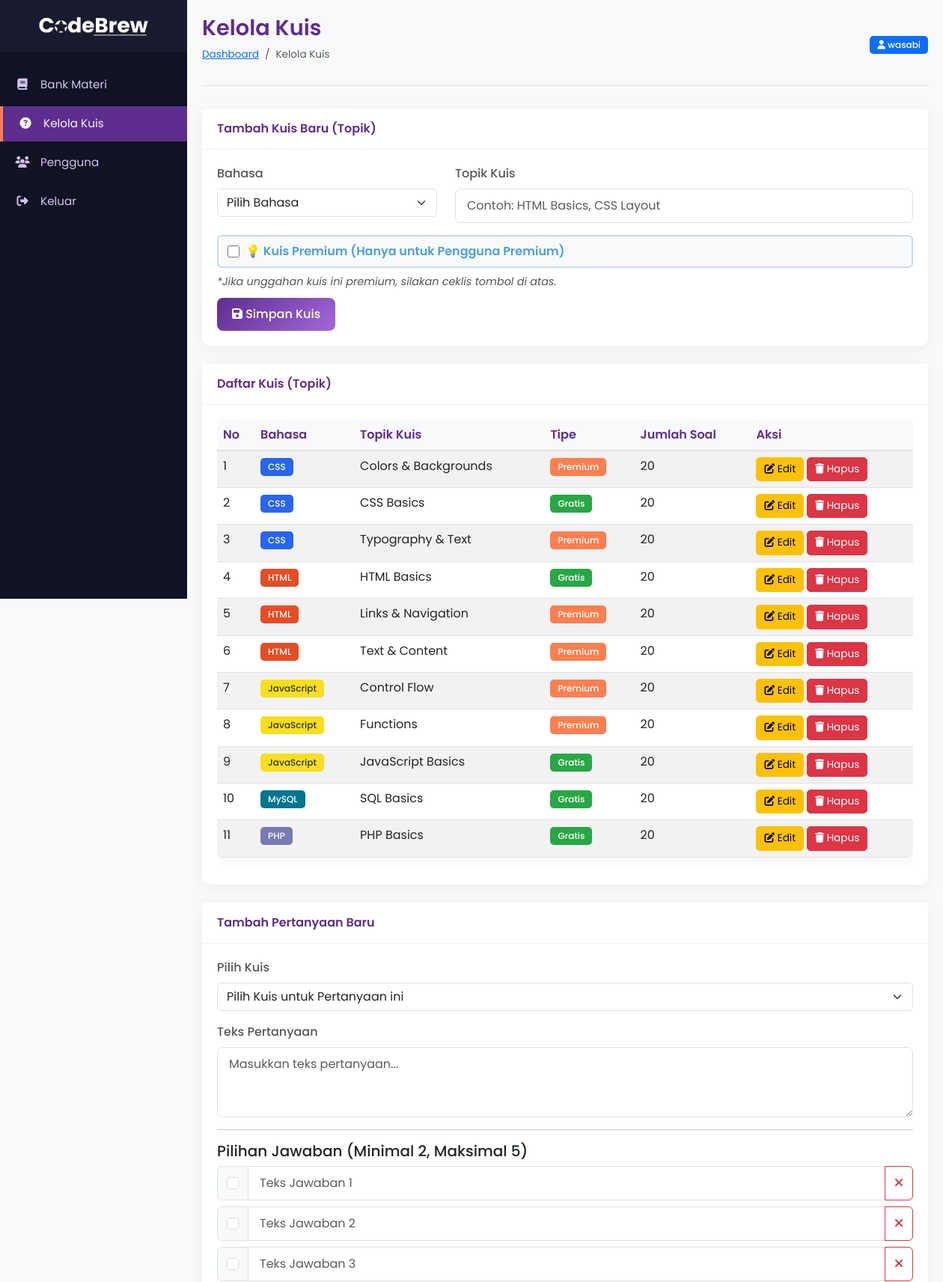
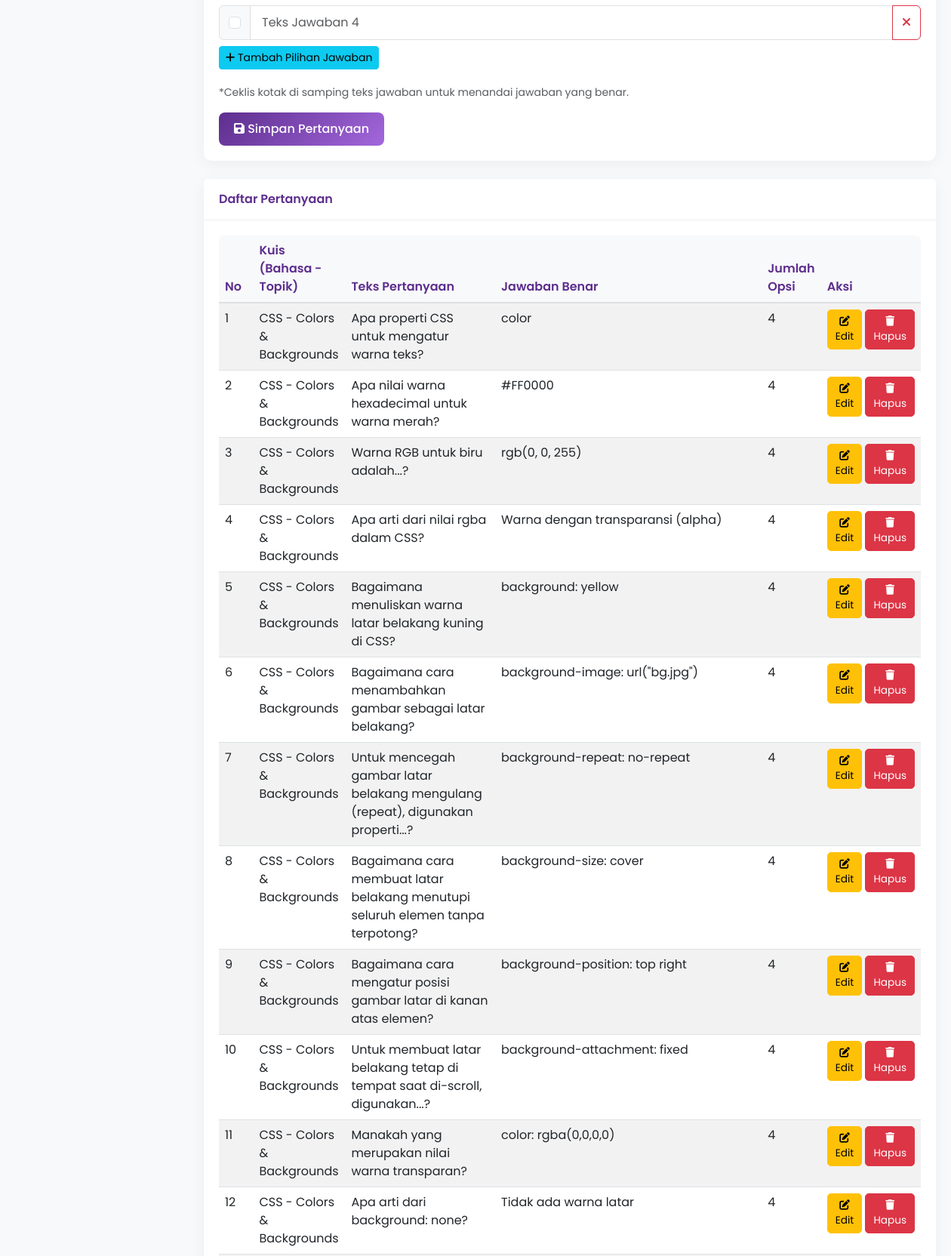
/admin/manage_quiz.php (signed in, upper part), run on the app's committed database (2 pictures, top to bottom).
### tables this page shows
CREATE TABLE `quizzes` (
  `quiz_id` int(11) NOT NULL,
  `language` varchar(50) NOT NULL,
  `topic` varchar(255) NOT NULL,
  `is_premium` tinyint(1) DEFAULT 0,
  `admin_id` int(11) DEFAULT NULL,
  `created_at` datetime DEFAULT current_timestamp(),
  `updated_at` datetime DEFAULT current_timestamp() ON UPDATE current_timestamp(),
  `total_questions` int(11) DEFAULT 0
);

CREATE TABLE `questions` (
  `question_id` int(11) NOT NULL,
  `quiz_id` int(11) NOT NULL,
  `question_text` text NOT NULL,
  `question_type` varchar(50) DEFAULT 'multiple_choice',
  `admin_id` int(11) DEFAULT NULL,
  `created_at` datetime DEFAULT current_timestamp(),
  `updated_at` datetime DEFAULT current_timestamp() ON UPDATE current_timestamp()
);

### admin/manage_quiz.php (the view, shortened to what the rows shown need)
<?php
include_once '../connection.php';
$quizzes_data = [];
$quizResult = $conn->query("SELECT quiz_id, language, topic, is_premium, total_questions FROM quizzes ORDER BY language, topic");
if ($quizResult) {
    while ($row = $quizResult->fetch_assoc()) {
        $quizzes_data[] = $row;
    }
}
$questions_data = [];
$questionResult = $conn->query("
    SELECT
        q.question_id,
        q.question_text,
        qz.language,
        qz.topic,
        GROUP_CONCAT(CASE WHEN a.is_correct = 1 THEN a.answer_text ELSE NULL END SEPARATOR ' || ') AS correct_answers_text,
        COUNT(a.answer_id) AS total_answers
    FROM questions q
    JOIN quizzes qz ON q.quiz_id = qz.quiz_id
    LEFT JOIN answers a ON q.question_id = a.question_id
    GROUP BY q.question_id
    ORDER BY qz.language, qz.topic, q.question_id
");
if ($questionResult) {
    while ($row = $questionResult->fetch_assoc()) {
        $questions_data[] = $row;
    }
}
?>
<!DOCTYPE html>
<html lang="id">
<head>
    <link rel="stylesheet" href="https://cdnjs.cloudflare.com/ajax/libs/font-awesome/6.4.0/css/all.min.css">
    <link href="https://cdn.jsdelivr.net/npm/bootstrap@5.3.0-alpha1/dist/css/bootstrap.min.css" rel="stylesheet">
</head>
<body>
    <div class="main-content">
        <div class="content-header">
            <div class="d-flex justify-content-between align-items-center">
                <div>
                    <h1>Kelola Kuis</h1>
                </div>
            </div>
        </div>
        <div class="card mb-4">
            <div class="card-body">
                <?php if (!empty($quizzes_data)): ?>
                    <div class="table-responsive">
                        <table class="table table-striped table-hover">
                            <thead>
                                <tr>
                                    <th>No</th>
                                    <th>Bahasa</th>
                                    <th>Topik Kuis</th>
                                    <th>Tipe</th>
                                    <th>Jumlah Soal</th>
                                    <th>Aksi</th>
                                </tr>
                            </thead>
                            <tbody>
                                <?php
                                $no = 1;
                                foreach ($quizzes_data as $quiz_row):
                                    $badgeClass = 'badge-';
                                    switch ($quiz_row['language']) {
                                        case 'HTML':
                                            $badgeClass .= 'html';
                                            break;
                                        case 'CSS':
                                            $badgeClass .= 'css';
                                            break;
                                        case 'JavaScript':
                                            $badgeClass .= 'javascript';
                                            break;
                                        case 'PHP':
                                            $badgeClass .= 'php';
                                            break;
                                        case 'MySQL':
                                            $badgeClass .= 'mysql';
                                            break;
                                    }
                                ?>
                                    <tr>
                                        <td><?php echo $no++; ?></td>
                                        <td><span class="badge <?php echo $badgeClass; ?>"><?php echo htmlspecialchars($quiz_row['language']); ?></span></td>
                                        <td><?php echo htmlspecialchars($quiz_row['topic']); ?></td>
                                        <td>
                                            <span class="badge <?php echo ($quiz_row['is_premium'] ? 'badge-premium' : 'badge-free'); ?>">
                                                <?php echo ($quiz_row['is_premium'] ? 'Premium' : 'Gratis'); ?>
                                            </span>
                                        </td>
                                        <td><?php echo htmlspecialchars($quiz_row['total_questions']); ?></td>
                                        <td>
                                            <div class="d-flex gap-1">
                                                <a href="manage_quiz.php?edit_quiz=<?php echo $quiz_row['quiz_id']; ?>" class="btn btn-sm btn-warning table-action-btn">
                                                    <i class="fas fa-edit"></i> Edit
                                                </a>
                                                <button type="button" onclick="confirmDeleteQuiz(<?php echo $quiz_row['quiz_id']; ?>)" class="btn btn-sm btn-danger table-action-btn">
                                                    <i class="fas fa-trash"></i> Hapus
                                                </button>
                                            </div>
                                        </td>
                                    </tr>
                                <?php endforeach; ?>
                            </tbody>
                        </table>
                    </div>
                <?php else: ?>
                    <div class="alert alert-info mb-0">
                        <i class="fas fa-info-circle"></i> Belum ada kuis yang ditambahkan.
                    </div>
                <?php endif; ?>
            </div>
        </div>
        <div class="card mb-4">
            <div class="card-body">
                <?php if (!empty($questions_data)): ?>
                    <div class="table-responsive">
                        <table class="table table-striped table-hover">
                            <thead>
                                <tr>
                                    <th>No</th>
                                    <th>Kuis (Bahasa - Topik)</th>
                                    <th>Teks Pertanyaan</th>
                                    <th>Jawaban Benar</th>
                                    <th>Jumlah Opsi</th>
                                    <th>Aksi</th>
                                </tr>
                            </thead>
                            <tbody>
                                <?php
                                $no = 1;
                                foreach ($questions_data as $q_row):
                                ?>
                                    <tr>
                                        <td><?php echo $no++; ?></td>
                                        <td><?php echo htmlspecialchars($q_row['language'] . ' - ' . $q_row['topic']); ?></td>
                                        <td><?php echo htmlspecialchars($q_row['question_text']); ?></td>
                                        <td><?php echo htmlspecialchars($q_row['correct_answers_text'] ?: 'N/A'); ?></td>
                                        <td><?php echo htmlspecialchars($q_row['total_answers']); ?></td>
                                        <td>
                                            <div class="d-flex gap-1">
                                                <a href="manage_quiz.php?edit_question=<?php echo $q_row['question_id']; ?>" class="btn btn-sm btn-warning table-action-btn">
                                                    <i class="fas fa-edit"></i> Edit
                                                </a>
                                                <button type="button" onclick="confirmDeleteQuestion(<?php echo $q_row['question_id']; ?>)" class="btn btn-sm btn-danger table-action-btn">
                                                    <i class="fas fa-trash"></i> Hapus
                                                </button>
                                            </div>
                                        </td>
                                    </tr>
                                <?php endforeach; ?>
                            </tbody>
                        </table>
                    </div>
                <?php else: ?>
                    <div class="alert alert-info mb-0">
                        <i class="fas fa-info-circle"></i> Belum ada pertanyaan yang ditambahkan.
                    </div>
                <?php endif; ?>
            </div>
        </div>
    </div>
</body>
</html>

### data on the page
quizzes: language "CSS", topic "Colors & Backgrounds", is_premium "Premium", total_questions "20"
quizzes: language "CSS", topic "CSS Basics", is_premium "Gratis", total_questions "20"
quizzes: language "CSS", topic "Typography & Text", is_premium "Premium", total_questions "20"
quizzes: language "HTML", topic "HTML Basics", is_premium "Gratis", total_questions "20"
quizzes: language "HTML", topic "Links & Navigation", is_premium "Premium", total_questions "20"
quizzes: language "HTML", topic "Text & Content", is_premium "Premium", total_questions "20"
quizzes: language "JavaScript", topic "Control Flow", is_premium "Premium", total_questions "20"
quizzes: language "JavaScript", topic "Functions", is_premium "Premium", total_questions "20"
quizzes: language "JavaScript", topic "JavaScript Basics", is_premium "Gratis", total_questions "20"
quizzes: language "MySQL", topic "SQL Basics", is_premium "Gratis", total_questions "20"
quizzes: language "PHP", topic "PHP Basics", is_premium "Gratis", total_questions "20"
questions: quiz.topic "CSS - Colors & Backgrounds", question_text "Apa properti CSS untuk mengatur warna teks?", correct_answers_text "color", total_answers "4"
questions: quiz.topic "CSS - Colors & Backgrounds", question_text "Apa nilai warna hexadecimal untuk warna merah?", correct_answers_text "#FF0000", total_answers "4"
questions: quiz.topic "CSS - Colors & Backgrounds", question_text "Warna RGB untuk biru adalah...?", correct_answers_text "rgb(0, 0, 255)", total_answers "4"
questions: quiz.topic "CSS - Colors & Backgrounds", question_text "Apa arti dari nilai rgba dalam CSS?", correct_answers_text "Warna dengan transparansi (alpha)", total_answers "4"
questions: quiz.topic "CSS - Colors & Backgrounds", question_text "Bagaimana menuliskan warna latar belakang kuning di CSS?", correct_answers_text "background: yellow", total_answers "4"
questions: quiz.topic "CSS - Colors & Backgrounds", question_text "Bagaimana cara menambahkan gambar sebagai latar belakang?", correct_answers_text "background-image: url(\"bg.jpg\")", total_answers "4"
questions: quiz.topic "CSS - Colors & Backgrounds", question_text "Untuk mencegah gambar latar belakang mengulang (repeat), digunakan properti...?", correct_answers_text "background-repeat: no-repeat", total_answers "4"
questions: quiz.topic "CSS - Colors & Backgrounds", question_text "Bagaimana cara membuat latar belakang menutupi seluruh elemen tanpa terpotong?", correct_answers_text "background-size: cover", total_answers "4"
questions: quiz.topic "CSS - Colors & Backgrounds", question_text "Bagaimana cara mengatur posisi gambar latar di kanan atas elemen?", correct_answers_text "background-position: top right", total_answers "4"
questions: quiz.topic "CSS - Colors & Backgrounds", question_text "Untuk membuat latar belakang tetap di tempat saat di-scroll, digunakan...?", correct_answers_text "background-attachment: fixed", total_answers "4"
questions: quiz.topic "CSS - Colors & Backgrounds", question_text "Manakah yang merupakan nilai warna transparan?", correct_answers_text "color: rgba(0,0,0,0)", total_answers "4"
questions: quiz.topic "CSS - Colors & Backgrounds", question_text "Apa arti dari background: none?", correct_answers_text "Tidak ada warna latar", total_answers "4"

### other printed values
$_SESSION['username'] "wasabi"
